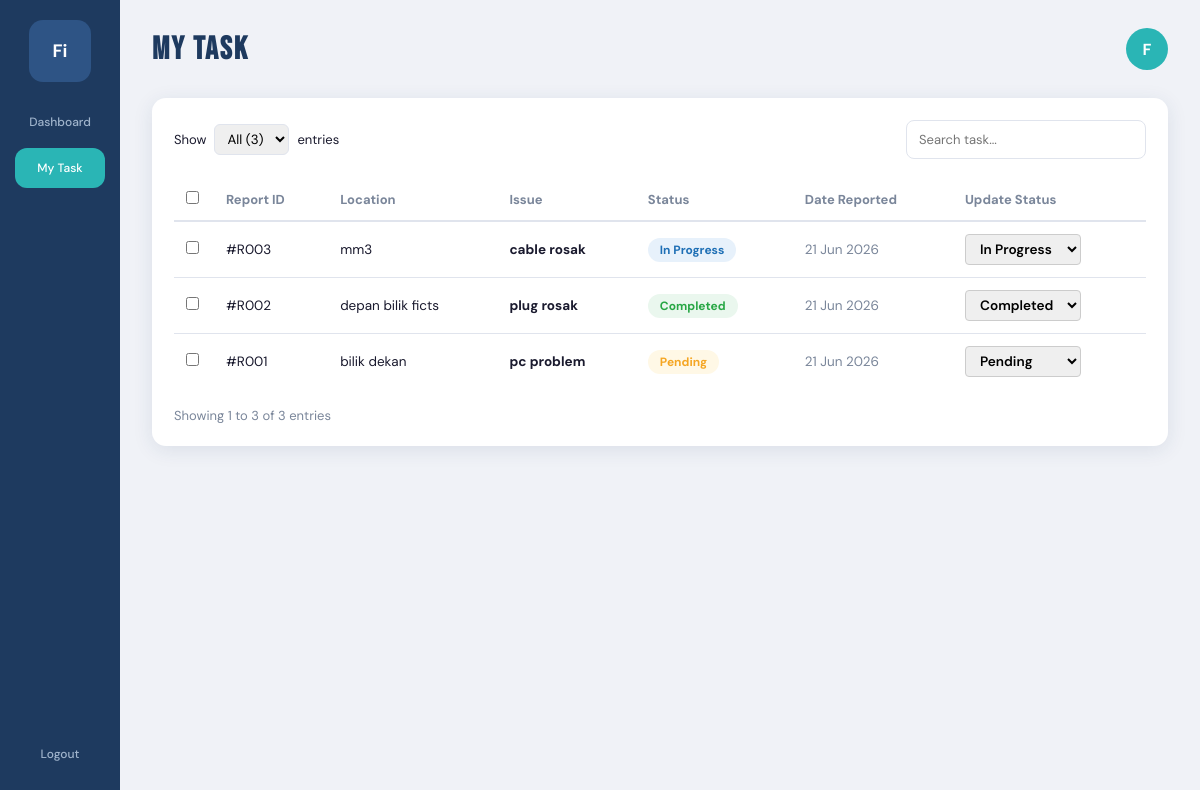
The app's page /my-taskM.php (signed in) with its own data.
### tables this page shows
CREATE TABLE `report` (
  `reportID` varchar(100) NOT NULL,
  `adminID` varchar(50) DEFAULT NULL,
  `userID` varchar(50) NOT NULL,
  `staffID` varchar(50) DEFAULT NULL,
  `title` varchar(150) DEFAULT NULL,
  `description` text DEFAULT NULL,
  `DateReported` datetime DEFAULT current_timestamp(),
  `status` enum('Pending','In Progress','Completed') DEFAULT 'Pending',
  `location` varchar(255) DEFAULT NULL,
  `attachment` varchar(255) DEFAULT NULL
);

### my-taskM.php (the view, shortened to what this page needs)
<?php
require 'db_connect.php';
$staff_id = $_SESSION['user_id'] ?? '';
$tech_name = $_SESSION['name'] ?? '';
$tasks_query = mysqli_query($conn, "SELECT * FROM report WHERE staffID = '$staff_id' ORDER BY reportID DESC");
$total_count = mysqli_num_rows($tasks_query);
$avatar_letter = strtoupper(substr($tech_name, 0, 1));
?>
<!DOCTYPE html>
<html lang="en">
<head>
    <link rel="stylesheet" href="https://cdn.jsdelivr.net/npm/@tabler/icons-webfont@latest/tabler-icons.min.css">
    <link rel="stylesheet" href="maintanance.css">
</head>
<body>
    <aside class="sidebar">
        <div class="sidebar-logo">
        </div>
        <nav>
            <a href="dashboardM.php" class="nav-item">
                Dashboard
            </a>
            <a href="my-taskM.php" class="nav-item active">
                My Task
            </a>
        </nav>
        <a href="login.php" class="nav-item">Logout</a>
    </aside>
    <main class="main">
        <header class="topbar">
            <h1 class="topbar-title">MY TASK</h1>
            <div class="topbar-actions">
                <div class="avatar"><?php echo $avatar_letter; ?></div>
            </div>
        </header>
        <div class="table-card">
            <div class="table-controls">
                <div class="show-entries">
                    Show <select id="entriesSelect"><option value="<?php echo $total_count; ?>">All (<?php echo $total_count; ?>)</option></select> entries
                </div>
                <div class="search-box">
                    <input type="text" id="taskSearch" placeholder="Search task...">
                </div>
            </div>
            <table>
                <thead>
                    <tr>
                        <th style="width: 40px;"><input type="checkbox" id="selectAll"></th>
                        <th>Report ID</th>
                        <th>Location</th>
                        <th>Issue</th>
                        <th>Status</th>
                        <th>Date Reported</th>
                        <th>Update Status</th>
                    </tr>
                </thead>
                <tbody id="taskTableBody">
                    <?php if($total_count > 0): ?>
                        <?php while($row = mysqli_fetch_assoc($tasks_query)):
                            $current_status = $row['status'] ?? 'Pending';
                        ?>
                        <tr>
                            <td><input type="checkbox" class="row-checkbox"></td>
                            <td>#<?php echo $row['reportID']; ?></td>
                            <td><?php echo htmlspecialchars($row['location'] ?? ''); ?></td>
                            <td><strong><?php echo htmlspecialchars($row['title'] ?? 'No Title'); ?></strong></td>
                            <td>
                                <?php
                                $badge_class = 'badge-pending';
                                if($current_status == 'In Progress') $badge_class = 'badge-inprogress';
                                if($current_status == 'Completed') $badge_class = 'badge-completed';
                                ?>
                                <span class="status-badge <?php echo $badge_class; ?>">
                                    <?php echo htmlspecialchars($current_status); ?>
                                </span>
                            </td>
                            <td style="color:#7a869a;"><?php echo isset($row['DateReported']) ? date('d M Y', strtotime($row['DateReported'])) : 'N/A'; ?></td>
                            <td>
                                <form action="my-taskM.php" method="POST" style="margin:0;">
                                    <select name="status_value" class="inline-select" onchange="this.form.submit()">
                                        <option value="Pending" <?php if($current_status == 'Pending') echo 'selected'; ?>>Pending</option>
                                        <option value="In Progress" <?php if($current_status == 'In Progress') echo 'selected'; ?>>In Progress</option>
                                        <option value="Completed" <?php if($current_status == 'Completed') echo 'selected'; ?>>Completed</option>
                                    </select>
                                </form>
                            </td>
                        </tr>
                        <?php endwhile; ?>
                    <?php else: ?>
                        <tr>
                            <td colspan="7" style="text-align:center;color:#7a869a;padding:2rem;">No records found</td>
                        </tr>
                    <?php endif; ?>
                </tbody>
            </table>
            <div class="table-footer">
                <span id="entryInfo">Showing 1 to <?php echo $total_count; ?> of <?php echo $total_count; ?> entries</span>
            </div>
        </div>
    </main>
</body>
</html>

### maintanance.css (style rules this page uses)
:root { --sidebar-bg: #1e3a5f; --primary: #1e3a5f; --teal: #2ab5b5; --card-blue: #1e3a5f; --card-yellow: #f5c842; --card-pink: #f5a0a0; --card-green: #7ecb7e; --bg: #f0f2f7; --white: #ffffff; --text: #1a1a2e; --text-muted: #7a869a; --border: #e0e4ed; --status-green: #28a745; --status-yellow: #f5a623; --status-blue: #1e6fb5; --shadow: 0 4px 20px rgba(30, 58, 95, .10); --radius: 14px; }
* { margin: 0; padding: 0; box-sizing: border-box; }
body { font-family: 'DM Sans', sans-serif; background: var(--bg); color: var(--text); display: flex; min-height: 100vh; }
a { text-decoration: none; }
.sidebar { width: 120px; background: var(--sidebar-bg); position: fixed; top: 0; left: 0; bottom: 0; display: flex; flex-direction: column; align-items: center; padding: 20px 0; z-index: 100; }
.sidebar-logo { width: 62px; height: 62px; background: #2e5485; border-radius: 14px; display: flex; justify-content: center; align-items: center; color: #fff; font-weight: 700; margin-bottom: 20px; overflow: hidden; }
.sidebar nav { width: 100%; display: flex; flex-direction: column; align-items: center; }
.nav-item { width: 90px; text-align: center; padding: 12px 8px; margin-bottom: 6px; border-radius: 12px; color: #a0b4cc; font-size: 12px; font-weight: 500; transition: .3s; cursor: pointer; }
.nav-item.active { background: var(--teal); color: white; }
.main { flex: 1; margin-left: 120px; padding: 28px 32px; }
.topbar { display: flex; justify-content: space-between; align-items: center; margin-bottom: 28px; }
.topbar-title { font-size: 32px; letter-spacing: 2px; font-family: 'Bebas Neue', sans-serif; color: var(--primary); }
.topbar-actions { display: flex; align-items: center; gap: 16px; }
.avatar { width: 42px; height: 42px; border-radius: 50%; background: var(--teal); color: white; display: flex; justify-content: center; align-items: center; font-weight: 700; font-size: 16px; }
.card, .table-card { background: white; border-radius: var(--radius); box-shadow: var(--shadow); }
.table-card { padding: 22px; }
.table-controls { display: flex; justify-content: space-between; align-items: center; margin-bottom: 20px; }
.show-entries { display: flex; align-items: center; gap: 8px; font-size: 13px; }
.show-entries select { border: 1px solid var(--border); border-radius: 6px; padding: 5px 8px; font-family: 'DM Sans', sans-serif; outline: none; }
.search-box { width: 240px; }
.search-box input { width: 100%; border: 1px solid var(--border); border-radius: 8px; padding: 10px 12px; outline: none; font-family: 'DM Sans', sans-serif; font-size: 13px; }
table { width: 100%; border-collapse: collapse; }
thead th { text-align: left; padding: 12px; border-bottom: 2px solid var(--border); color: var(--text-muted); font-size: 13px; }
tbody td { padding: 12px; border-bottom: 1px solid var(--border); font-size: 13.5px; }
tbody tr:last-child td { border-bottom: none; }
.status-badge { display: inline-block; padding: 4px 12px; border-radius: 20px; font-size: 12px; font-weight: 700; }
.badge-completed { background: #eaf7ee; color: var(--status-green); }
.badge-pending { background: #fff8e6; color: var(--status-yellow); }
.badge-inprogress { background: #e7f1fb; color: var(--status-blue); }
.table-footer { display: flex; justify-content: space-between; align-items: center; margin-top: 18px; font-size: 13px; color: var(--text-muted); }

### my-taskM.php (style rules this page uses)
.inline-select { padding: 5px 10px; border-radius: 4px; font-family: 'DM Sans', sans-serif; font-size: 0.85rem; font-weight: 600; border: 1px solid #ccc; cursor: pointer; }

### records on screen
report: reportID "R003", location "mm3", title "cable rosak", status "In Progress", DateReported "21 Jun 2026", status_value "In Progress"
report: reportID "R002", location "depan bilik ficts", title "plug rosak", status "Completed", DateReported "21 Jun 2026", status_value "Completed"
report: reportID "R001", location "bilik dekan", title "pc problem", status "Pending", DateReported "21 Jun 2026", status_value "Pending"

### other values on screen
$avatar_letter "F"
$total_count "3"
